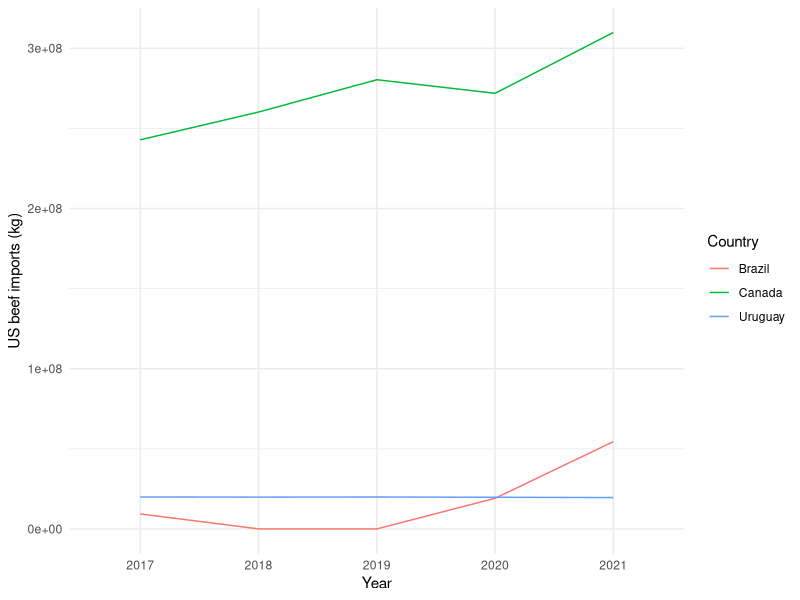
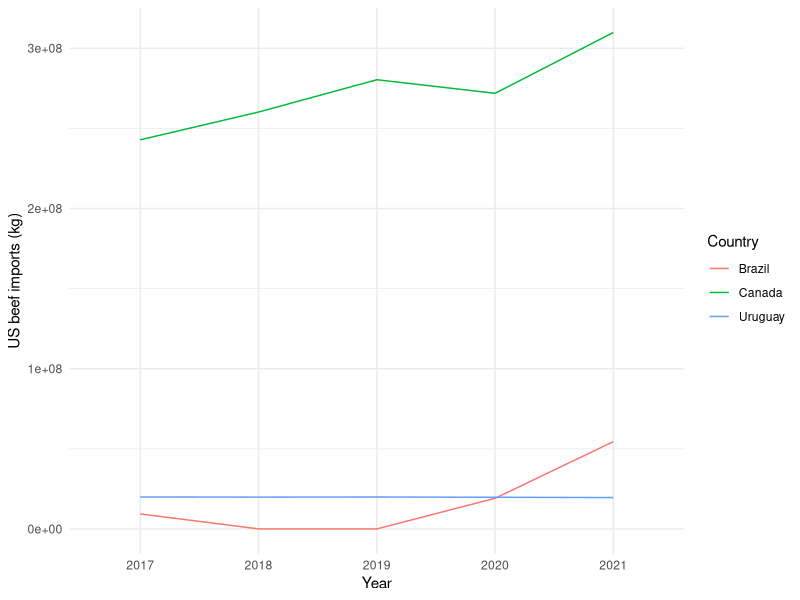

These charts were generated, in order, by the following R code:
# Intro to R
# Homework following session 2


# Set up ------------------------------------------------------------------

# Load the necessary packages
library(readr)
library(readxl)
library(dplyr)
library(tidyr)
library(stringr)
library(ggplot2)
library(writexl)


# Exercises ---------------------------------------------------------------

# Exercise 1: 
# Load the data into r ("USITC beef 2017-2021 imports.xlsx")



# Solution:
USBeefTradeData <- read_xlsx("./data/USITC beef 2017-2021 imports.xlsx")



# Exercise 2:
# Can you do the following steps in one chunk of code, using pipes?
# 2a: remove the columns Special Import Program and Rate Provision Code
# 2b: filter to only observations from the countries Brazil, Canada, and Uruguay
# 2c: pivot the data longer
# 2d: remove "Year" from the values in the the year column created after pivoting the data 



# Solution:
USBeefTradeDataTidied <- USBeefTradeData %>%
  select(-c(`Special Import Program`, `Rate Provision Code`)) %>%
  filter(Country == "Brazil" | Country == "Canada" | Country == "Uruguay")  %>% # alternative: filter(Country %in% c("Brazil", "Canada", "Uruguay"))
  pivot_longer(cols = c(`Year 2017`, `Year 2018`, `Year 2019`, `Year 2020`, `Year 2021`), names_to = "Year", values_to = "ImportQuantity") %>%
  mutate("Year" = str_remove(Year, "Year "))
  

  
# Exercise 3:  
# Using a combination of mutate and ifelse (or mutate and case_when)
  # create a new column called SouthAmerica with a value of TRUE if the country is in South America and FALSE if not



# Solution using ifelse:
USBeefTradeDataTidied <- USBeefTradeDataTidied %>%
  mutate("SouthAmerica" = ifelse(Country %in% c("Brazil", "Uruguay"), TRUE, FALSE))

# Solution using case_when:
USBeefTradeDataTidied <- USBeefTradeDataTidied %>%
  mutate("SouthAmerica" = case_when (
    Country %in% c("Brazil", "Uruguay") ~ TRUE, 
    Country == "Canada" ~ FALSE))



# Exercise 4:
# Load the population data into R ("Populations.xlsx")



# Solution: 
Populations <- read_xlsx("./data/Populations.xlsx")



# Exercise 5:
# Add the population data to the trade dataframe through a join



# Solution: 
USBeefTradeDataTidied <- USBeefTradeDataTidied %>%
  left_join(Populations, by = "Country")



# Exercise 6:
# Create a line graph to look at the quantity of imports per country over time
# Hint: you will need to include the line 'stat_summary(fun=sum, geom="line")' to ensure that the total sum of import quantity per country is used
# Remember to include axis labels



# Solution:
ImportTimeSeriesPlot <- ggplot(data = USBeefTradeDataTidied, aes(x = Year, y = ImportQuantity, group = Country, colour = Country)) +
  stat_summary(fun=sum, geom="line") +
  theme_minimal() +
  labs(x="Year", y="US beef imports (kg)") 

ImportTimeSeriesPlot



# Exercise 7:
# 7a: export the plot
# 7b: export the tidied trade dataframe



# Solutions:
ggsave(filename = "ImportTimeSeries.png", plot = ImportTimeSeriesPlot, width = 15, height = 12, unit = "cm", bg="white")

write_xlsx(USBeefTradeDataTidied, "USBeefImportsByCountry20172021.xlsx")


  